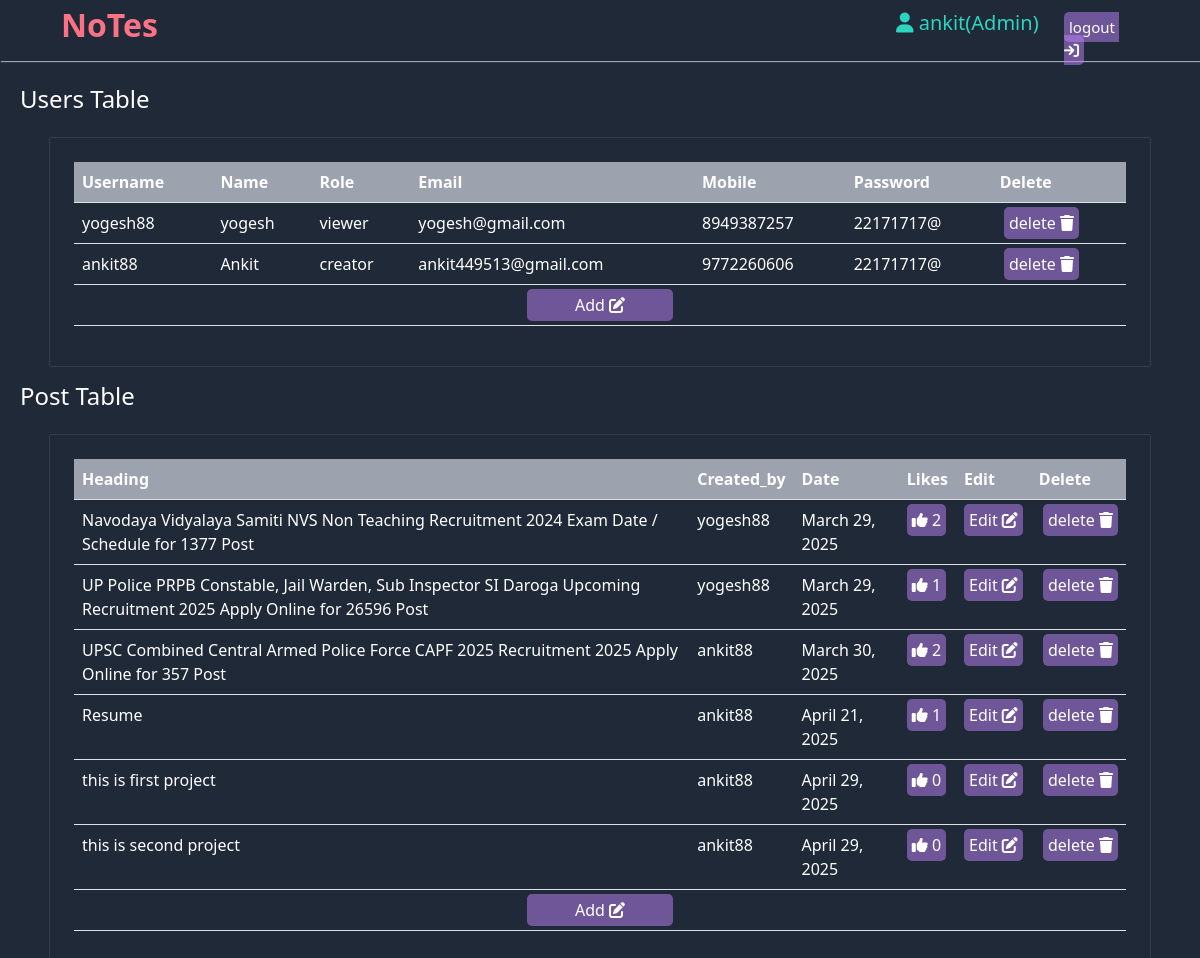
The app's page /admin-home/ (signed in), older data.
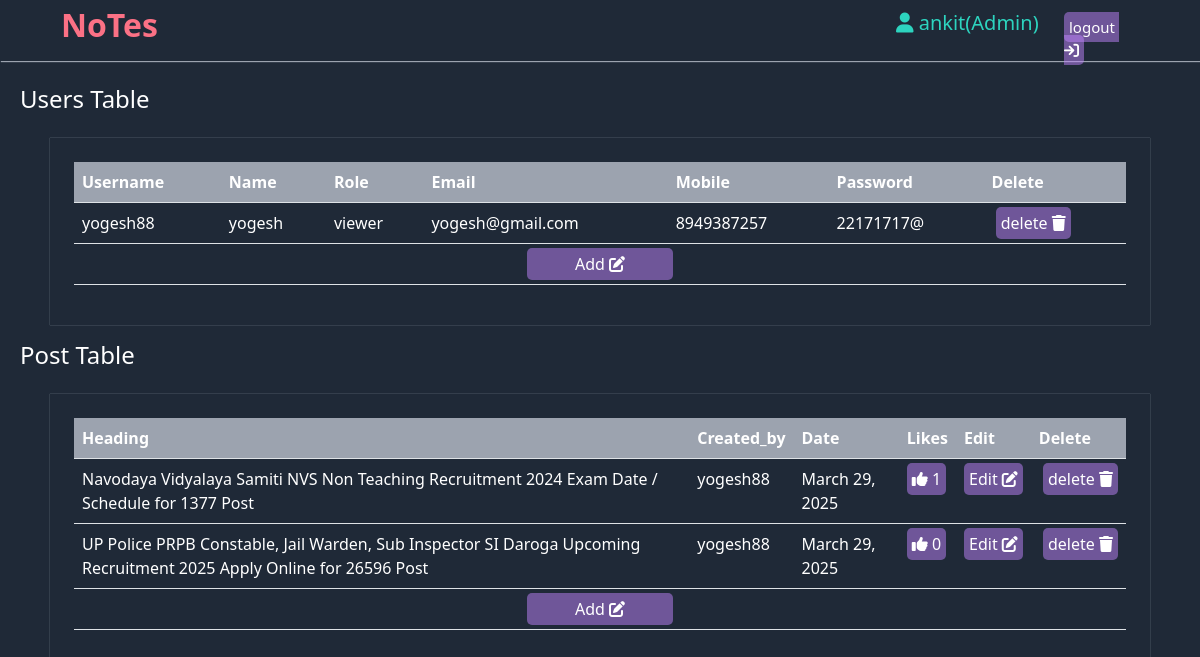
The same page, newer data.
### Super/models.py (models this page shows, shortened)
class tbl_register(models.Model):
    username=models.CharField(max_length=50,unique=True)
    name=models.CharField(max_length=50,null=True)
    email=models.EmailField(max_length=50,null=True)
    mobile=models.CharField(max_length=20,primary_key=True)
    password=models.CharField(max_length=200,null=True)
    role=models.CharField(max_length=20,null=True)
    Key=models.CharField(max_length=200,null=True)
    def __str__(self):
        return self.username

class post(models.Model):
    postid=models.CharField(default=shortuuid.uuid,primary_key=True,max_length=50)
    pcreated_by=models.ForeignKey(tbl_register,on_delete=models.CASCADE)
    pheading = models.CharField(max_length=100)
    pdescription = models.TextField(max_length=2000,blank=True)
    pimage= models.ImageField(upload_to='static/post_image/',blank=True)
    pfile = models.FileField(upload_to='static/post_file/',blank=True)
    pdate = models.DateField(auto_now_add=True)
    ptime = models.TimeField(auto_now_add=True)
    plike=models.ManyToManyField(tbl_register,related_name="likes")

### Super/views.py (the view)
# urls.py: path('admin-home/', views.admin_home, name='admin-home'),
def admin_home(request):
    if request.session.get('role')=='Admin':
        data = post.objects.all()
        tpost= post.objects.all().count()
        tuser = tbl_register.objects.all()
        return render(request,'admin/admin_home.html',{"data" : data,"tpost":tpost,"tuser":tuser})

### templates/Admin/admin_home.html (shortened to what this page needs)
{% extends 'head.html' %}
{% block hello %}
<div class="row mt-4">
    <div class="col-lg-12">
        <h4 class="ps-2">Users Table</h4>
    </div>
    <div class="col-lg-11 mx-auto postouter p-4 my-3">
        <table class="table">
            <thead>
              <tr>
                <th scope="col">Username</th>
                <th scope="col">Name</th>
                <th scope="col">Role</th>
                <th scope="col">Email</th>
                <th scope="col">Mobile</th>
                <th scope="col">Password</th>
                <th scope="col">Delete</th>
              </tr>
            </thead>
    {% for i in tuser %}
            <tbody>
              <tr>
                <td>{{i.username}}</td>
                <td>{{i.name}}</td>
                <td>{{i.role}}</td>
                <td>{{i.email}}</td>
                <td>{{i.mobile}}</td>
                <td>{{i.password}}</td>
                <td class="edit"></a>&nbsp;<a href="/delete-user?username={{i.username}}">delete&nbsp;<i class="fa-solid fa-trash"></i></a></td>
              </tr>
            </tbody>
    {% endfor %}
    <tbody class="text-center">
      <tr class="py-4"><td colspan="7" class="edit"><a class="px-5" href="/add-user/">Add&nbsp;<i class="fa-solid fa-pen-to-square"></i></td></tr>
    </tbody>
</table>
</div>
    <div class="col-lg-12">
        <h4 class="ps-2">Post Table</h4>
    </div>
    <div class="col-lg-11 mx-auto postouter p-4 my-3">
        <table class="table">
            <thead>
              <tr>
                <th scope="col">Heading</th>
                <th scope="col">Created_by</th>
                <th scope="col">Date</th>
                <th scope="col">Likes</th>
                <th scope="col">Edit</th>
                <th scope="col">Delete</th>
              </tr>
            </thead>
    {% for i in data %}
            <tbody>
              <tr>
                <td>{{i.pheading}}</td>
                <td>{{i.pcreated_by}}</td>
                <td>{{i.pdate}}</td>
                <td class="edit"><a href=""><i class="fa-solid fa-thumbs-up"></i>&nbsp;{{i.plike.count}}</a></td>
                <td class="edit"><a href="/edit?id={{i.postid}}">Edit&nbsp;<i class="fa-solid fa-pen-to-square"></i></a></td>
                <td class="edit"></a>&nbsp;<a href="/delete?id={{i.postid}}">delete&nbsp;<i class="fa-solid fa-trash"></i></a></td>
              </tr>
            </tbody>
    {% endfor %}
    <tbody class="text-center">
      <tr class="py-4"><td colspan="6" class="edit"><a class="px-5" href="/add/">Add&nbsp;<i class="fa-solid fa-pen-to-square"></i></td></tr>
    </tbody>
</table>
</div>
</div>
{% endblock %}

### templates/head.html (shortened to what this page needs)
{% load static %}
<!DOCTYPE html>
<html lang="en">
<head>
    <link rel="stylesheet" href="{% static 'css/my.css'%}">
    <link rel="stylesheet" href="{% static 'css/all.css' %}">
    <link rel="stylesheet" href="{% static 'css/all.min.css' %}">
    <link rel="stylesheet" href="{% static 'css/bootstrap.css' %}">
    <link rel="stylesheet" href="{% static 'css/bootstrap.min.css' %}">
    <link rel="stylesheet" href="https://cdnjs.cloudflare.com/ajax/libs/font-awesome/6.7.2/css/all.min.css" />
</head>
<body>
    <div style="background-color: var(--fcolor);min-height: 100vh;">
        <div class="container-fluid mybg1 position-relative">
            <div class="row mb-1" style="box-shadow:1px 1px 1px var(--focolor);">
                <div class="col-lg-1 mycolor1 ms-5 fw-semibold fs-2 myshadow"><a style="color: transparent;" href="/">NoTes</a></div>
                {% if request.session.role %}
                <div class="col-lg-7"></div>
                <div class="col-lg-2 ps-5 pt-2 p-0 fs-5 user"><i style="color: var(--ffcolor);" class="fa-solid fa-user"></i>&nbsp;{{request.session.username}}({{request.session.role}})</div>
                <div class="col-lg-1 ps-3 login pt-3"><a style="color:white;" href="/logout/">logout&nbsp;<i class="fa-solid fa-arrow-right-to-bracket"></i></a></div>
                {% else %}
                <div class="col-8"></div>
                <div class="col-lg-1" ></div>
                <div class="col-lg-1 login pt-3" ><a style="color:white;" href="/login">login</a>&nbsp;&nbsp;&nbsp;<a style="color:white;" href="/register/">register</a></div>
                {% endif %}
            </div>
            {% block hello %}
            {% endblock %}
        </div>
    </div>
</body>
</html>

### static/css/my.css (style rules this page uses)
* { color: white; }
:root { --fcolor: #1f2937; --scolor: rgba(192, 132, 252,0.5 ); --tcolor: #fb7185; --focolor: #9ca3af; --ffcolor: #2dd4bf }
* { padding: 0; margin: 0; }
a { text-decoration: none !important; }
.mycolor1 { color: var(--tcolor); }
.myshadow { text-shadow: 1px 1px var(--tcolor); }
.user,h4 { color: var(--ffcolor); }
.postouter { box-shadow:0 0 1px var(--focolor); }
.login { font-size:15px; font-weight: 500; padding-top:20px; }
.login a { width: 30px; padding: 5px; background-color:rgba(192, 132, 252,0.5 ); border-radius:5px; }
.edit a { color:white; width: 30px; padding: 5px; background-color:rgba(192, 132, 252,0.5 ); border-radius:5px; }

### templates/head.html (style rules this page uses)
.table thead th { background: var(--focolor); color: white; }
.table tbody td { background:rgba(31, 41, 55,05); color: white; }

### templates/Admin/admin_home.html (style rules this page uses)
table tbody { background-color: var(--scolor); }

Row changes from the older to the newer data that the page shows:
removed tbl_register: session.username "ankit", username "ankit88", name "Ankit", role "creator", email "ankit449513@gmail.com", mobile "9772260606", password "22171717@"
removed post: pheading "UPSC Combined Central Armed Police Force CAPF 2025 Recruitment 2025 Apply Online for 357 Post", pcreated_by "ankit88", pdate "March 30, 2025", plike.count "2"
removed post: pheading "Resume", pcreated_by "ankit88", pdate "April 21, 2025", plike.count "1"
removed post: pheading "this is first project", pcreated_by "ankit88", pdate "April 29, 2025", plike.count "0"
removed post: pheading "this is second project", pcreated_by "ankit88", pdate "April 29, 2025", plike.count "0"
computed for post (number 1 of 2 on the later page): plike.count "2" → "1"
computed for post (number 2 of 2 on the later page): plike.count "1" → "0"
Text that changed along with them:
{{ request.session.username }}: (not shown) → "ankit"
